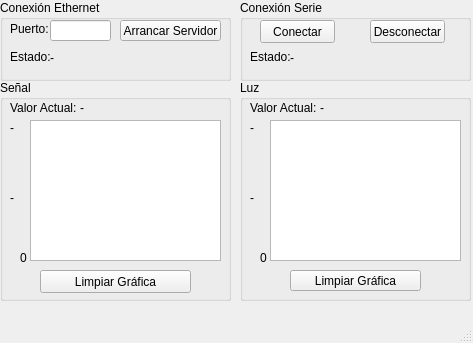
<?xml version="1.0" encoding="UTF-8"?>
<ui version="4.0">
 <class>Ethernet</class>
 <widget class="QMainWindow" name="Ethernet">
  <property name="geometry">
   <rect>
    <x>0</x>
    <y>0</y>
    <width>473</width>
    <height>343</height>
   </rect>
  </property>
  <property name="windowTitle">
   <string>Catena - Jaton - Olivera</string>
  </property>
  <property name="windowIcon">
   <iconset>
    <normaloff>Icono.ico</normaloff>Icono.ico</iconset>
  </property>
  <widget class="QWidget" name="centralWidget">
   <widget class="QGroupBox" name="groupBox">
    <property name="geometry">
     <rect>
      <x>0</x>
      <y>0</y>
      <width>231</width>
      <height>81</height>
     </rect>
    </property>
    <property name="title">
     <string>Conexión Ethernet</string>
    </property>
    <widget class="QLabel" name="label_2">
     <property name="geometry">
      <rect>
       <x>10</x>
       <y>20</y>
       <width>41</width>
       <height>17</height>
      </rect>
     </property>
     <property name="text">
      <string>Puerto:</string>
     </property>
    </widget>
    <widget class="QLineEdit" name="port">
     <property name="geometry">
      <rect>
       <x>50</x>
       <y>20</y>
       <width>61</width>
       <height>21</height>
      </rect>
     </property>
    </widget>
    <widget class="QPushButton" name="startServer">
     <property name="geometry">
      <rect>
       <x>120</x>
       <y>20</y>
       <width>101</width>
       <height>21</height>
      </rect>
     </property>
     <property name="text">
      <string>Arrancar Servidor</string>
     </property>
    </widget>
    <widget class="QLabel" name="label_3">
     <property name="geometry">
      <rect>
       <x>10</x>
       <y>50</y>
       <width>46</width>
       <height>13</height>
      </rect>
     </property>
     <property name="text">
      <string>Estado:</string>
     </property>
    </widget>
    <widget class="QLabel" name="statusLabel">
     <property name="geometry">
      <rect>
       <x>50</x>
       <y>50</y>
       <width>161</width>
       <height>16</height>
      </rect>
     </property>
     <property name="text">
      <string>-</string>
     </property>
    </widget>
   </widget>
   <widget class="QGroupBox" name="groupBox_2">
    <property name="geometry">
     <rect>
      <x>240</x>
      <y>0</y>
      <width>231</width>
      <height>81</height>
     </rect>
    </property>
    <property name="title">
     <string>Conexión Serie</string>
    </property>
    <widget class="QPushButton" name="btn_conectar">
     <property name="geometry">
      <rect>
       <x>20</x>
       <y>20</y>
       <width>75</width>
       <height>23</height>
      </rect>
     </property>
     <property name="text">
      <string>Conectar</string>
     </property>
    </widget>
    <widget class="QPushButton" name="btn_desconectar">
     <property name="geometry">
      <rect>
       <x>130</x>
       <y>20</y>
       <width>75</width>
       <height>23</height>
      </rect>
     </property>
     <property name="text">
      <string>Desconectar</string>
     </property>
    </widget>
    <widget class="QLabel" name="label">
     <property name="geometry">
      <rect>
       <x>10</x>
       <y>50</y>
       <width>46</width>
       <height>13</height>
      </rect>
     </property>
     <property name="text">
      <string>Estado:</string>
     </property>
    </widget>
    <widget class="QLabel" name="lab_estado">
     <property name="geometry">
      <rect>
       <x>50</x>
       <y>50</y>
       <width>171</width>
       <height>16</height>
      </rect>
     </property>
     <property name="text">
      <string>-</string>
     </property>
    </widget>
   </widget>
   <widget class="QGroupBox" name="groupBox_3">
    <property name="geometry">
     <rect>
      <x>0</x>
      <y>80</y>
      <width>231</width>
      <height>221</height>
     </rect>
    </property>
    <property name="title">
     <string>Señal</string>
    </property>
    <widget class="QLabel" name="label_4">
     <property name="geometry">
      <rect>
       <x>10</x>
       <y>20</y>
       <width>71</width>
       <height>16</height>
      </rect>
     </property>
     <property name="text">
      <string>Valor Actual:</string>
     </property>
    </widget>
    <widget class="QLabel" name="lab_val_act_sen">
     <property name="geometry">
      <rect>
       <x>80</x>
       <y>20</y>
       <width>91</width>
       <height>16</height>
      </rect>
     </property>
     <property name="text">
      <string>-</string>
     </property>
    </widget>
    <widget class="QGraphicsView" name="grfc_Sen">
     <property name="geometry">
      <rect>
       <x>30</x>
       <y>40</y>
       <width>191</width>
       <height>141</height>
      </rect>
     </property>
    </widget>
    <widget class="QPushButton" name="btn_grfc_Sen">
     <property name="geometry">
      <rect>
       <x>40</x>
       <y>190</y>
       <width>151</width>
       <height>23</height>
      </rect>
     </property>
     <property name="text">
      <string>Limpiar Gráfica</string>
     </property>
    </widget>
    <widget class="QLabel" name="lab_maxSen">
     <property name="geometry">
      <rect>
       <x>10</x>
       <y>40</y>
       <width>21</width>
       <height>16</height>
      </rect>
     </property>
     <property name="text">
      <string>-</string>
     </property>
    </widget>
    <widget class="QLabel" name="lab_midSen">
     <property name="geometry">
      <rect>
       <x>10</x>
       <y>110</y>
       <width>21</width>
       <height>16</height>
      </rect>
     </property>
     <property name="text">
      <string>-</string>
     </property>
    </widget>
    <widget class="QLabel" name="label_9">
     <property name="geometry">
      <rect>
       <x>20</x>
       <y>170</y>
       <width>16</width>
       <height>16</height>
      </rect>
     </property>
     <property name="text">
      <string>0</string>
     </property>
    </widget>
   </widget>
   <widget class="QGroupBox" name="groupBox_4">
    <property name="geometry">
     <rect>
      <x>240</x>
      <y>80</y>
      <width>231</width>
      <height>221</height>
     </rect>
    </property>
    <property name="title">
     <string>Luz</string>
    </property>
    <widget class="QLabel" name="label_13">
     <property name="geometry">
      <rect>
       <x>10</x>
       <y>20</y>
       <width>71</width>
       <height>16</height>
      </rect>
     </property>
     <property name="text">
      <string>Valor Actual:</string>
     </property>
    </widget>
    <widget class="QLabel" name="lab_val_act_luz">
     <property name="geometry">
      <rect>
       <x>80</x>
       <y>20</y>
       <width>91</width>
       <height>16</height>
      </rect>
     </property>
     <property name="text">
      <string>-</string>
     </property>
    </widget>
    <widget class="QPushButton" name="btn_grfc_Luz">
     <property name="geometry">
      <rect>
       <x>50</x>
       <y>190</y>
       <width>131</width>
       <height>21</height>
      </rect>
     </property>
     <property name="text">
      <string>Limpiar Gráfica</string>
     </property>
    </widget>
    <widget class="QGraphicsView" name="grfc_Luz">
     <property name="geometry">
      <rect>
       <x>30</x>
       <y>40</y>
       <width>191</width>
       <height>141</height>
      </rect>
     </property>
    </widget>
    <widget class="QLabel" name="lab_maxLuz">
     <property name="geometry">
      <rect>
       <x>10</x>
       <y>40</y>
       <width>31</width>
       <height>16</height>
      </rect>
     </property>
     <property name="text">
      <string>-</string>
     </property>
    </widget>
    <widget class="QLabel" name="lab_midLuz">
     <property name="geometry">
      <rect>
       <x>10</x>
       <y>110</y>
       <width>31</width>
       <height>16</height>
      </rect>
     </property>
     <property name="text">
      <string>-</string>
     </property>
    </widget>
    <widget class="QLabel" name="label_10">
     <property name="geometry">
      <rect>
       <x>20</x>
       <y>170</y>
       <width>16</width>
       <height>16</height>
      </rect>
     </property>
     <property name="text">
      <string>0</string>
     </property>
    </widget>
   </widget>
  </widget>
  <widget class="QMenuBar" name="menuBar">
   <property name="geometry">
    <rect>
     <x>0</x>
     <y>0</y>
     <width>473</width>
     <height>21</height>
    </rect>
   </property>
  </widget>
  <widget class="QStatusBar" name="statusBar"/>
 </widget>
 <layoutdefault spacing="6" margin="11"/>
 <resources/>
 <connections/>
</ui>
